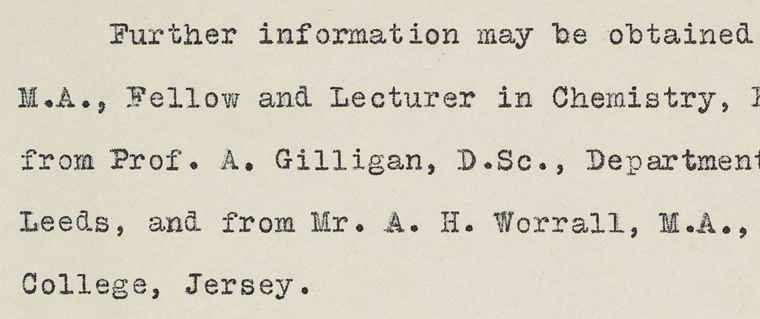
#> input picture va-2022/lab_3/test_1.jpg, 760 x 319 px
$ python main.py
#> lines starting #> are read from the running program, lines starting #| are printed output that depends on the picture
from PIL import Image
import pytesseract
import cv2
from skimage.util import random_noise
import numpy as np
import os

ground_truth = {
    "test_1.jpg" : "Further information may be obtained\nM.A., Fellow and Lecturer in Chemistry,\nfrom Prof. A. Gilligan, D.Sc., Departmen\nLeeds, and from Mr. A. H. Worrall, M.A.,\nCollege, Jersey.",
    "test_2.jpg" : "Tesseract Will\nFail With Noisy\nBackgrounds"
}


# [22 lines left out: function accuracy, not called in this run]

def noise(image : cv2.Mat, _type = 's&p'):
    '''
    Supported types: s&p, gaussian
    '''
    if _type == 's&p':
        # Values greater than 0.1 will make first image almost unrecognizable for Tessaract.
        new_image = random_noise(image, mode='s&p', amount=0.05)
    elif _type == 'gaussian':
        new_image = random_noise(image, mode='gaussian')

    new_image = np.array(255*new_image, dtype='uint8')
    return new_image

# [116 lines left out: functions rotate, shear, resize, blur, sharpen, erosion and 4 more, not called in this run]

if __name__ == '__main__':
    path = 'test_1.jpg'

    image_rgb = cv2.imread(path)
#> image_rgb is the input picture: shape (319, 760, 3); mean B, G, R 192.7, 209.9, 211.7
    image_gray = cv2.cvtColor(image_rgb, cv2.COLOR_BGR2GRAY)

    # image_new = image_gray
    image_new = noise(image_gray)
#> in noise, `new_image = random_noise(image, mode='s&p', amount=0.05)`:
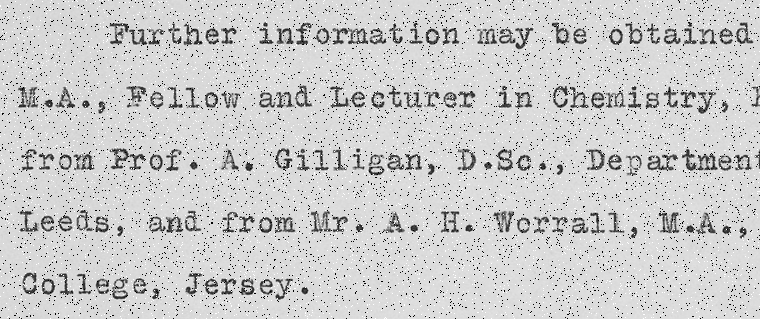
#> new_image: shape (319, 760) float64; min 0, max 1, mean 0.801
    # [10 lines of commented-out code are left out]

    new_path = 'gray_modified_' + path
    cv2.imwrite(new_path, image_new)

#> (the run stopped early here; a loop or call above may not have finished)
